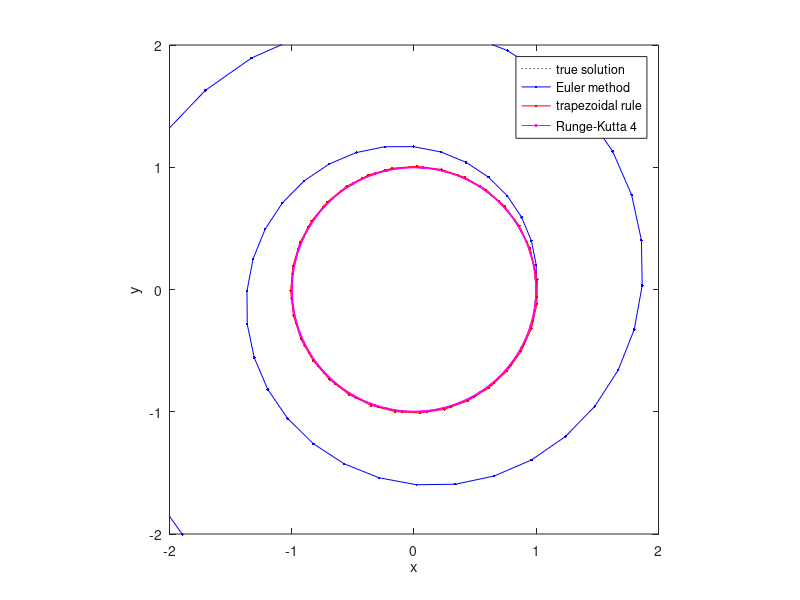

MATLAB code for this plot:
function temple_abm_ode_time_stepping
%TEMPLE_ABM_ODE_TIME_STEPPING
%   Comparison of three methods to approximate an
%   ordinary differential equation: Euler's method,
%   trapezoidal rule, and Runge-Kutta 4.
%
% 03/2016 by Benjamin Seibold
%            http://www.math.temple.edu/~seibold/

% Parameters
f = @(x) [0 -1;1 0]*x; % right hand side of ODE
tf = 4*pi; % final time
dt = 2e-1; % time step
x0 = [1;0]; % starting position
ax = [-1 1 -1 1]*2; % window for plotting

% Initialization
nt = ceil(tf/dt); % number of time steps
dt = tf/nt; % actual time step
phi = linspace(0,2*pi,400); cx = cos(phi); cy = sin(phi);

% Computation
X{1} = x0*ones(1,nt+1); X{2} = X{1}; X{3} = X{1}; % initialize data
for j = 1:nt % time loop
    % Euler method
    X{1}(:,j+1) = X{1}(:,j)+dt*f(X{1}(:,j));
    % Trapezoidal rule
    s1 = f(X{2}(:,j)); % first slope
    s2 = f(X{2}(:,j)+dt*s1); % second slope
    X{2}(:,j+1) = X{2}(:,j)+dt*(s1+s2)/2; % step with average slope
    % Runge-Kutta 4
    s1 = f(X{3}(:,j)); % first slope
    s2 = f(X{3}(:,j)+dt/2*s1); % second slope
    s3 = f(X{3}(:,j)+dt/2*s2); % third slope
    s4 = f(X{3}(:,j)+dt*s3); % fourth slope
    X{3}(:,j+1) = X{3}(:,j)+dt*(s1+2*s2+2*s3+s4)/6; % actual step
    % Plotting
    clf
    plot(cx,cy,'k:')
    hold on
    plot(X{1}(1,1:j+1),X{1}(2,1:j+1),'b.-',...
        X{2}(1,1:j+1),X{2}(2,1:j+1),'r.-',...
        X{3}(1,1:j+1),X{3}(2,1:j+1),'m.-')
    hold off
    axis equal, axis(ax)
    legend('true solution','Euler method',...
        'trapezoidal rule','Runge-Kutta 4')
    xlabel('x'), ylabel('y')
    drawnow
end
